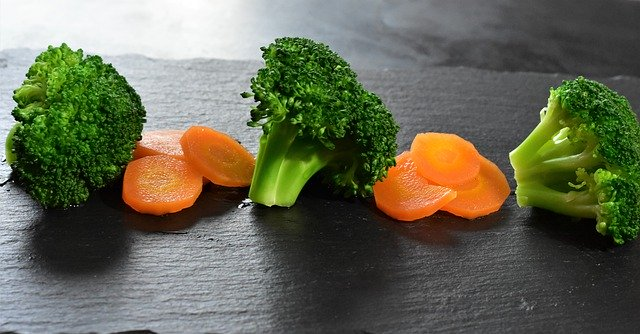
#> input picture opencv/study/PythonCode/images/img7.jpg, 640 x 334 px
$ python c3_featureDetection.py
#> lines starting #> are read from the running program, lines starting #| are printed output that depends on the picture
### opencv/study/PythonCode/imgRead.py
import cv2

# 영상을 불러오기
def imgRead(imgPath, imgReadType, imgResWidth, imgResHeight):
#> called with imgPath = './images/img7.jpg', imgReadType = -1, imgResWidth = 320, imgResHeight = 240
    img = cv2.imread(imgPath, imgReadType)
#> img is the input picture: shape (334, 640, 3); mean B, G, R 82.9, 104, 102.7
    if imgResHeight != 0 | imgResWidth != 0:
        img = cv2.resize(img, (imgResWidth, imgResHeight))
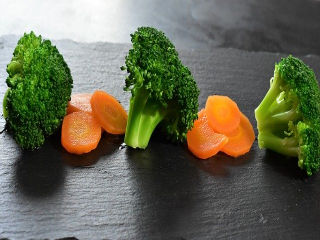
#> img: shape (240, 320, 3); mean B, G, R 82.8, 103.9, 102.5
    return img

### opencv/study/PythonCode/createFolder.py
import os

# 폴더 생성하기
def createFolder(dir):
    try:
        if not os.path.exists(dir):
            os.makedirs(dir)
    except OSError:
        print ('Error: createFolder')

### opencv/study/PythonCode/c3_featureDetection.py
# 특징 검지 예제 (c3_featureDetection.py)

# 관련 라이브러리 선언
import numpy as np
import cv2
from imgRead import imgRead
from createFolder import createFolder

# 영상 읽기
img1 = imgRead("./images/img7.jpg", cv2.IMREAD_UNCHANGED, 320, 240)

# 특징 검지 및 결과 영상 저장
save_dir = './code_res_imgs/c3_featureDetection'
createFolder(save_dir)
img1_gray= cv2.cvtColor(img1,cv2.COLOR_BGR2GRAY)
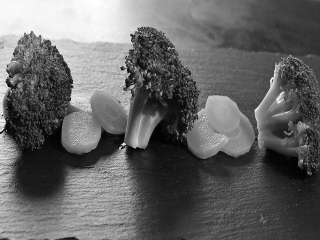
#> img1_gray: shape (240, 320); min 0, max 255, mean 101.1

keyPoint = cv2.goodFeaturesToTrack(img1_gray, 25, 0.01, 10)
#> keyPoint = 25 rows, first 8: [131, 34], [129, 73], [122, 144], [72, 84], [55, 46], [40, 35], [283, 92], [25, 34]
keyPoint = np.int0(keyPoint)
img2 = cv2.cvtColor(img1_gray, cv2.COLOR_GRAY2BGR)
for i in keyPoint:
    x,y = i.ravel()
    cv2.circle(img2, (x,y), 5, (0,0,255))
    cv2.imshow("goodToTrack", img2)
    cv2.imwrite(save_dir + "/goodToTrack.jpg", img2)
#> this loop made 25 passes
#> (x, y) on passes 1 to 12: (131, 34), (129, 73), (122, 144), (72, 84), (55, 46), (40, 35), (283, 92), (25, 34), (273, 76), (9, 88), (10, 76), (301, 160)
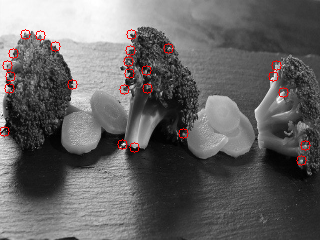
#> img2: shape (240, 320, 3); mean B, G, R 100, 100, 102.4

sift = cv2.xfeatures2d.SIFT_create()
#> (the run stopped early here; a loop or call above may not have finished)

$ run again, with opencv/study/PythonCode/images/img1.jpg copied over opencv/study/PythonCode/images/img7.jpg
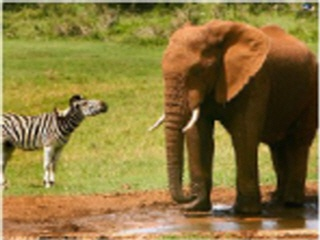
#> input picture opencv/study/PythonCode/images/img1.jpg, 320 x 240 px
#> in imgRead, img is the input picture: shape (240, 320, 3); mean B, G, R 60.1, 118.6, 138.3
#> `img1_gray= cv2.cvtColor(img1,cv2.COLOR_BGR2GRAY)`:
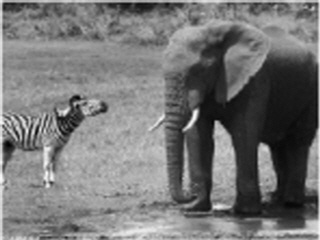
#> img1_gray: shape (240, 320); min 1, max 249, mean 117.8
#> keyPoint = 25 rows, first 8: [3, 125], [215, 121], [59, 115], [49, 182], [77, 105], [196, 110], [213, 208], [317, 3]
#> the loop `for i in keyPoint:` made 25 passes
#> after the loop `for i in keyPoint:`:
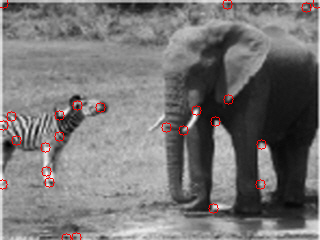
#> img2: shape (240, 320, 3); mean B, G, R 116.9, 116.9, 119

$ run again, with opencv/study/PythonCode/images/img10.jpg copied over opencv/study/PythonCode/images/img7.jpg
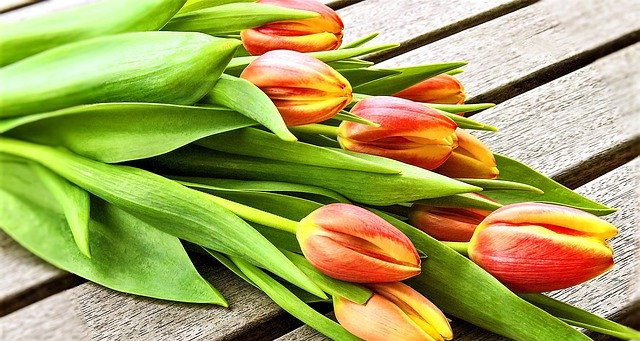
#> input picture opencv/study/PythonCode/images/img10.jpg, 640 x 341 px
#> in imgRead, img is the input picture: shape (341, 640, 3); mean B, G, R 89.7, 162.3, 163.6
#> in imgRead, `img = cv2.resize(img, (imgResWidth, imgResHeight))`:
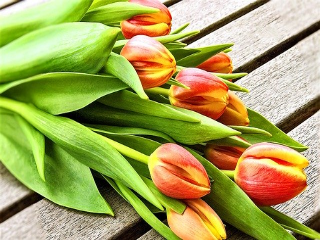
#> img: shape (240, 320, 3); mean B, G, R 89.6, 162.2, 163.5
#> keyPoint = 25 rows, first 8: [163, 3], [119, 53], [209, 189], [113, 215], [173, 77], [181, 41], [247, 109], [151, 228]
#> the loop `for i in keyPoint:` made 25 passes
#> after the loop `for i in keyPoint:`:
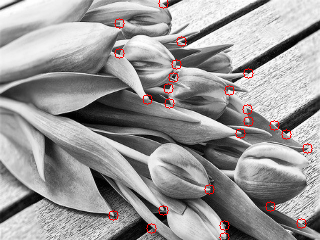
#> img2: shape (240, 320, 3); mean B, G, R 153.1, 153.1, 155.4

$ run again, with opencv/study/PythonCode/images/img11.jpg copied over opencv/study/PythonCode/images/img7.jpg
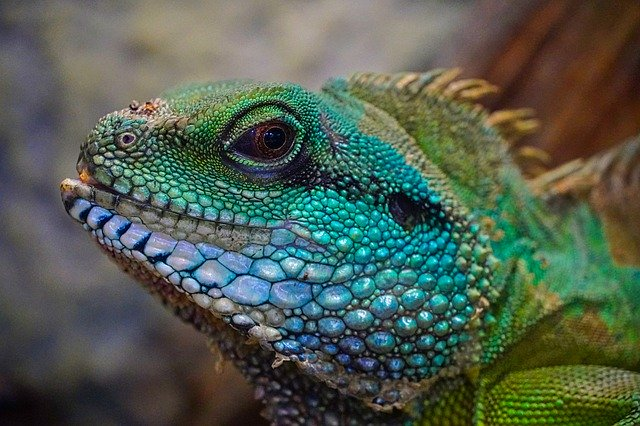
#> input picture opencv/study/PythonCode/images/img11.jpg, 640 x 426 px
#> in imgRead, img is the input picture: shape (426, 640, 3); mean B, G, R 80.3, 93.4, 81.4
#> in imgRead, `img = cv2.resize(img, (imgResWidth, imgResHeight))`:
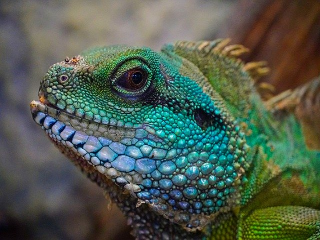
#> img: shape (240, 320, 3); mean B, G, R 80.2, 93.3, 81.2
#> keyPoint = 25 rows, first 8: [82, 147], [173, 100], [177, 169], [227, 179], [192, 104], [201, 179], [138, 194], [56, 87]
#> the loop `for i in keyPoint:` made 25 passes
#> after the loop `for i in keyPoint:`:
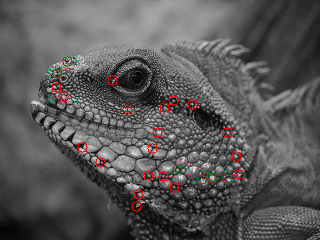
#> img2: shape (240, 320, 3); mean B, G, R 87.4, 87.4, 89.7
